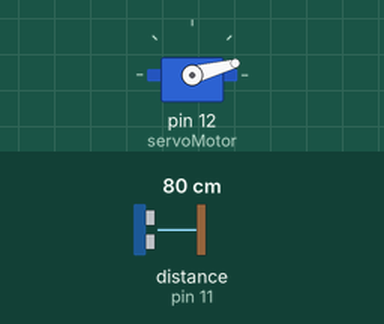
Simulated run of this sketch. Board: Arduino Uno, built with avr-gcc and run on an emulated ATmega328P. Shown: servo. Wiring (inferred from the names in the program): ultrasonic range finder: trigger pin 10; echo pin 11. The inputs (shaded band) are chosen by the test bench; at power-on: distance to the obstacle (sensor on pin 11) 80 cm. The echo pulse lasts 58.3 µs per cm; what the sketch prints to the serial monitor is not drawn.

Above: at 0.01 s.
1.3 s: distance to the obstacle (sensor on pin 11) set to 2 cm
At 2.0 s:
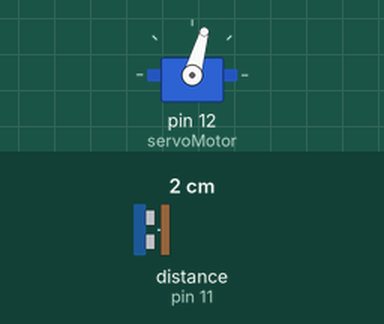
4.3 s: distance to the obstacle (sensor on pin 11) set to 299 cm
At 5.17 s:
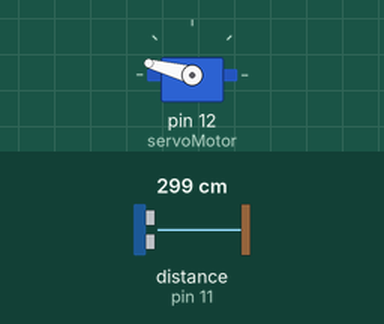
7.3 s: distance to the obstacle (sensor on pin 11) set to 4 cm
At 7.8 s:
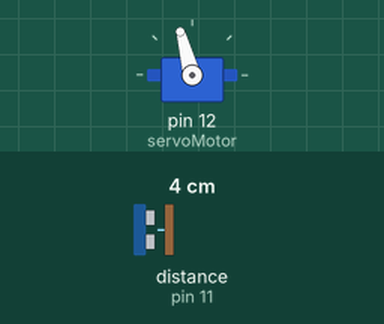
10.3 s: distance to the obstacle (sensor on pin 11) set to 35 cm
Timing chart, 0 to 14.3 s (numbered marks = the images above; inputs shaded):
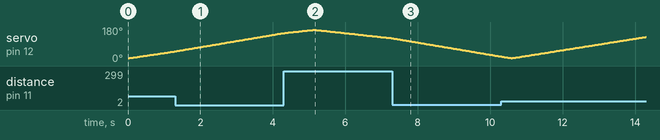

The sketch:

radar.ino
```cpp
#include <Servo.h>

const int triggerPin = 10;
const int echoPin = 11;
long timeElapsed;
int measuredDistance;
Servo servoMotor;

void setup() {
    pinMode(triggerPin, OUTPUT);
    pinMode(echoPin, INPUT);
    Serial.begin(9600);
    servoMotor.attach(12);
}

void loop() {
    for (int angle = 15; angle <= 165; angle++) {
        servoMotor.write(angle);
        delay(30);
        measuredDistance = getDistance();

        Serial.print(angle);
        Serial.print(",");
        Serial.print(measuredDistance);
        Serial.print(".");
    }

    for (int angle = 165; angle > 15; angle--) {
        servoMotor.write(angle);
        delay(30);
        measuredDistance = getDistance();

        Serial.print(angle);
        Serial.print(",");
        Serial.print(measuredDistance);
        Serial.print(".");
    }
}

int getDistance() {
    digitalWrite(triggerPin, LOW);
    delayMicroseconds(2);
    digitalWrite(triggerPin, HIGH);
    delayMicroseconds(10);
    digitalWrite(triggerPin, LOW);

    timeElapsed = pulseIn(echoPin, HIGH);
    return timeElapsed * 0.034 / 2;
}
```
